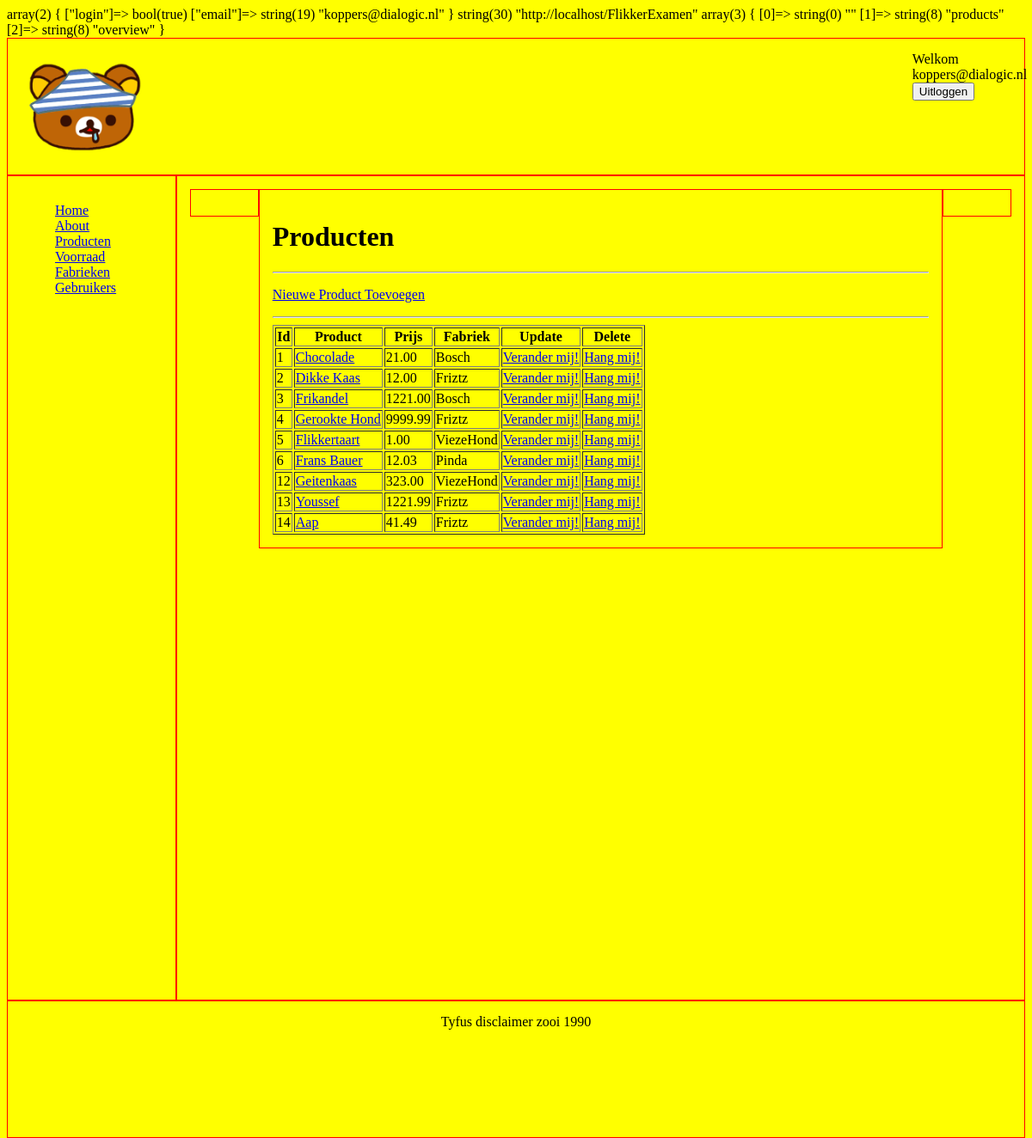
/products/overview (signed in), run on the app's committed database.
### tables this page shows
CREATE TABLE `product` (
  `product_id` int(11) UNSIGNED NOT NULL,
  `fabriek_id` int(11) NOT NULL,
  `product` varchar(50) NOT NULL,
  `prijs` float(11,2) UNSIGNED NOT NULL
);

CREATE TABLE `fabriek` (
  `fabriek_id` int(11) NOT NULL,
  `naam` varchar(50) NOT NULL
);

### controllers/AppControllerAbstract.php (called while the page is built, shortened)
<?php
class AppControllerAbstract
{
  function loadView($path , $vars = [])
  {
  	$viewPath = APP_PATH . '/views/' . $path . '.php';
  	extract($vars);
  	include $viewPath;
  }
  function loadCompleteView($contentView, $vars = [])
  {
    $this->loadView('theme/header');
    $this->loadView($contentView, $vars);
    $this->loadView('theme/footer');
  }
}
 ?>

### controllers/ProductsController.php (called while the page is built, shortened)
<?php
require_once('AppControllerAbstract.php');
class ProductsController extends AppControllerAbstract{
  public function __construct(){
    require_once(APP_PATH . '/models/ProductsModel.php');
    $this->ProductsModel = new ProductsModel();
  }
public function overview(){
  $product = $this->ProductsModel->getAll();
  $this->loadCompleteView('products/overview', ['product' => $product]);
}
}
?>

### models/ProductsModel.php (called while the page is built, shortened)
<?php
class ProductsModel extends ConnectionModel
{
	public function getAll()
	{
		$conn  = $this->getDbConnection();
		$stmt = $conn->prepare("SELECT * FROM Product INNER JOIN fabriek ON product.fabriek_id = fabriek.fabriek_id");
		$stmt->execute();
		$arr = $stmt->fetchAll(PDO::FETCH_OBJ);
		return $arr;
	}
}
?>

### views/products/overview.php (the view)
<div class="col-10 menu">
  <div class="col-1">
  </div>
  <div class="col-10">
		<h1>Producten</h1>
		<hr>
		<p><a href='<?php echo APP_BASE_URL ?>/Products/addForm'>Nieuwe Product Toevoegen</a></p>
		<hr>
		<table class='table table-striped table-bordered table-hover' border='1'>
			<thead>
				<tr>
					<th>Id</th>
					<th>Product</th>
					<th>Prijs</th>
					<th>Fabriek</th>
					<th>Update</th>
					<th>Delete</th>
				</tr>
			</thead>
			<tbody>
				<?php
				foreach ($product as $row): ?>
				<tr>
					<td><?= $row->product_id ?></td>
					<td><a href='<?= APP_BASE_URL ?>/products/productDetails/?id=<?= $row->product_id ?>'><?= $row->product ?></a></td>
					<td><?= $row->prijs ?></td>
					<td><?= $row->naam ?></td>
					<td><a href='<?= APP_BASE_URL ?>/products/update/?id=<?= $row->product_id ?>&name=<?= $row->product ?>&prijs=<?= $row->prijs ?>'>Verander mij!</a></td>
					<td><a href='<?= APP_BASE_URL ?>/products/delete/?id=<?= $row->product_id ?>'>Hang mij!</a></td>
				</tr>
				<?php endforeach; ?>
			</tbody>
		</table>
  </div>
  <div class="col-1">
  </div>
</div>

### index.php (shortened to what this page needs)
<?php
var_dump($_SESSION);
var_dump(APP_BASE_URL);
$controller = filter_input(INPUT_GET, 'controller' , FILTER_SANITIZE_URL);
$action = filter_input(INPUT_GET, 'action' , FILTER_SANITIZE_URL);
$requestString = str_replace($_SERVER['SCRIPT_NAME'], '', $_SERVER['PHP_SELF']);
$requestVars = explode("/", $requestString);
if(ISSET($requestVars[1]) && $controller === NULL) {
	$controller = filter_var($requestVars[1]);
}
if(ISSET($requestVars[2]) && $action === NULL) {
	$action = filter_var($requestVars[2]);
}
var_dump($requestVars);
$className = ucfirst($controller) . 'Controller';
if(class_exists($className))
{
	$controllerObject = new $className();
}
else
{
	$controllerObject = new PagesController();
}
if(method_exists($controllerObject, $action))
{
	$controllerObject->{$action}();
}
else
{
	$controllerObject->error();
}
?>

### views/theme/header.php (shortened to what this page needs)
<!DOCTYPE html>
<html>
  <head>
    <link rel="stylesheet" type="text/css" href="<?= APP_BASE_URL ?>/assets\dist\css\style.css">
  </head>
  <body>
  <div class="col-12 header">
    <img class="logo" src="<?= APP_BASE_URL ?>/assets/images/kumapantsu.png" />
      <div class="login">
    <?php if($_SESSION['login'] === false){ ?>
        <form action='<?= APP_BASE_URL ?>/accounts/login' method='POST'>
          <input type="text" name='email' placeholder="Username"/>
          <input type="password" name='pass' placeholder="Password"/>
          <input type="submit" value="Login"/>
        </form>
        <a href=<?= APP_BASE_URL ?>/accounts/registreer><button>Registreren</button></a>
    <?php }else{ ?>
      Welkom <?= $_SESSION['email'];?>
      <form action='<?= APP_BASE_URL ?>/accounts/logout' method='POST'>
        <input type='submit' value='Uitloggen' />
      </form>
    <?php } ?>
      </div>
  </div>
  <div class="col-2 menu">
  <ul>
    <li><a href="<?= APP_BASE_URL ?>/pages/home"> Home</a></li>
    <li><a href="<?= APP_BASE_URL ?>/pages/about"> About</a></li>
    <?php if($_SESSION['login'] === true){ ?>
    <li><a href="<?= APP_BASE_URL ?>/products/overview"> Producten</a></li>
    <li><a href="<?= APP_BASE_URL ?>/voorraad/overview"> Voorraad</a></li>
    <li><a href="<?= APP_BASE_URL ?>/fabrieken/overview"> Fabrieken</a></li>
    <li><a href="<?= APP_BASE_URL ?>/accounts/gebruikers"> Gebruikers</a></li>
    <?php } ?>
  </ul>
  </div>

### views/theme/footer.php
<div class="col-12 footer">
Tyfus disclaimer zooi 1990
</div>
  </body>
</html>

### data on the page
product: product_id "1", product "Chocolade", prijs "21.00", fabriek.naam "Bosch"
product: product_id "2", product "Dikke Kaas", prijs "12.00", fabriek.naam "Friztz"
product: product_id "3", product "Frikandel", prijs "1221.00", fabriek.naam "Bosch"
product: product_id "4", product "Gerookte Hond", prijs "9999.99", fabriek.naam "Friztz"
product: product_id "5", product "Flikkertaart", prijs "1.00", fabriek.naam "ViezeHond"
product: product_id "6", product "Frans Bauer", prijs "12.03", fabriek.naam "Pinda"
product: product_id "12", product "Geitenkaas", prijs "323.00", fabriek.naam "ViezeHond"
product: product_id "13", product "Youssef", prijs "1221.99", fabriek.naam "Friztz"
product: product_id "14", product "Aap", prijs "41.49", fabriek.naam "Friztz"

### other printed values
$_SESSION['email'] "koppers@dialogic.nl"
